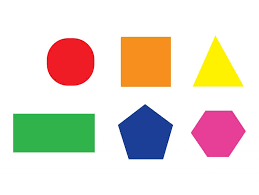
#> input picture Car.png, 259 x 195 px
$ jupyter execute Take_Home_Quiz02.ipynb
#> lines starting #> are read from the running program, lines starting #| are printed output that depends on the picture; after the words box and inside, x2 and y2 are one past the last pixel; in counts of white or black regions, pixels touching at a corner belong together
[cell 1]
import numpy as np
import cv2 as cv
import matplotlib.pylab as plt

[cell 2]
orignalImage=cv.imread("Car.png", 0)
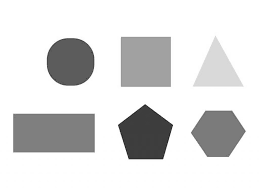
#> orignalImage: shape (195, 259); min 36, max 255, mean 222.2
plt.xticks([])
plt.yticks([])
plt.title("Orignal Image")
plt.imshow(orignalImage, cmap='gray')

[cell 3]
Threshold=orignalImage.mean()
#> Threshold = 222.2
while True:
    foreground =(orignalImage > Threshold) * orignalImage
    background =(orignalImage <= Threshold) * orignalImage
    foregroundMean=foreground.mean()
    backgroundMean=background.mean()
    NewThreshold=foregroundMean+backgroundMean/2
    Diff=NewThreshold-Threshold
    if Diff>1e-4:
        Threshold=NewThreshold
    else:
        break
#> this loop made 1 pass
#> (foregroundMean, backgroundMean, NewThreshold, Diff) on pass 1: (189.7, 32.52, 206, -16.26)
#> pass 1, `foreground =(orignalImage > Threshold) * orignalImage`:
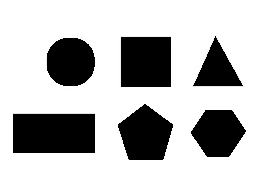
#> foreground: shape (195, 259); min 0, max 255, mean 189.7
#> pass 1, `background =(orignalImage <= Threshold) * orignalImage`:
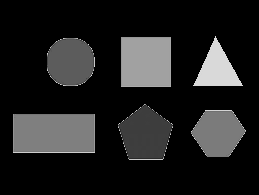
#> background: shape (195, 259); min 0, max 222, mean 32.5

[cell 4]
row, columns=orignalImage.shape
#> row = 195; columns = 259
Truncate=np.zeros((row, columns), np.uint8)
for i in range(orignalImage.shape[0]):
    for j in range(orignalImage.shape[1]):
        if orignalImage[i,j] > Threshold:
            Truncate[i,j]=Threshold
        else:
            Truncate[i,j]=orignalImage[i,j]
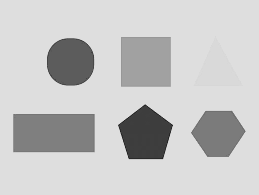
#> Truncate: shape (195, 259); min 36, max 222, mean 197.9
plt.xticks([])
plt.yticks([])
plt.title("Truncated Threshold")
plt.imshow(Truncate, cmap='gray')

[cell 5]
ZeroInverted=np.zeros((row, columns), np.uint8)
for i in range(orignalImage.shape[0]):
    for j in range(orignalImage.shape[1]):
        if orignalImage[i,j] > Threshold:
            ZeroInverted[i,j]=0
        else:
            ZeroInverted[i,j]=orignalImage[i,j]
plt.xticks([])
plt.yticks([])
plt.title("Inverted Zero Threshold")
plt.imshow(ZeroInverted, cmap='gray')

[cell 6]
BinaryInverted=np.zeros((row, columns), np.uint8)
for i in range(orignalImage.shape[0]):
    for j in range(orignalImage.shape[1]):
        if orignalImage[i,j] > Threshold:
            BinaryInverted[i,j]=0
        else:
            BinaryInverted[i,j]=255
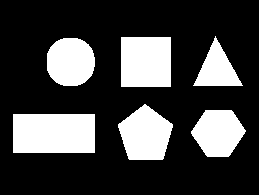
#> BinaryInverted: shape (195, 259); 25.5% white; 6 white regions, box (x1, y1, x2, y2) and area: (13, 114, 95, 153) 3198, (121, 37, 171, 87) 2500, (118, 104, 173, 160) 2173, (47, 38, 95, 86) 1907, (191, 110, 246, 157) 1870, (193, 36, 243, 86) 1240
plt.xticks([])
plt.yticks([])
plt.title("Inverted Binary Threshold")
plt.imshow(BinaryInverted, cmap='gray')
